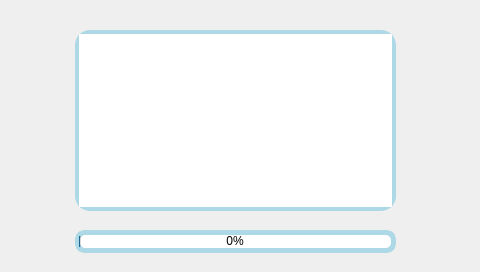
<?xml version="1.0" encoding="UTF-8"?>
<ui version="4.0">
 <class>Widget</class>
 <widget class="QWidget" name="Widget">
  <property name="geometry">
   <rect>
    <x>0</x>
    <y>0</y>
    <width>480</width>
    <height>272</height>
   </rect>
  </property>
  <property name="windowTitle">
   <string>Widget</string>
  </property>
  <widget class="QProgressBar" name="progressBar">
   <property name="geometry">
    <rect>
     <x>75</x>
     <y>230</y>
     <width>321</width>
     <height>23</height>
    </rect>
   </property>
   <property name="styleSheet">
    <string notr="true">border: 5px solid lightblue;border-radius: 10px;</string>
   </property>
   <property name="maximum">
    <number>100</number>
   </property>
   <property name="value">
    <number>0</number>
   </property>
   <property name="alignment">
    <set>Qt::AlignCenter</set>
   </property>
   <property name="orientation">
    <enum>Qt::Horizontal</enum>
   </property>
  </widget>
  <widget class="QListView" name="listView">
   <property name="geometry">
    <rect>
     <x>75</x>
     <y>30</y>
     <width>321</width>
     <height>181</height>
    </rect>
   </property>
   <property name="styleSheet">
    <string notr="true">border: 4px solid lightblue;border-radius: 15px;</string>
   </property>
  </widget>
  <widget class="QLabel" name="label_waring">
   <property name="geometry">
    <rect>
     <x>80</x>
     <y>110</y>
     <width>311</width>
     <height>31</height>
    </rect>
   </property>
   <property name="styleSheet">
    <string notr="true">color:red;
font: 15px</string>
   </property>
   <property name="text">
    <string/>
   </property>
  </widget>
  <widget class="QLabel" name="label_usbpicture">
   <property name="geometry">
    <rect>
     <x>400</x>
     <y>10</y>
     <width>38</width>
     <height>20</height>
    </rect>
   </property>
   <property name="text">
    <string/>
   </property>
  </widget>
 </widget>
 <layoutdefault spacing="6" margin="11"/>
 <resources/>
 <connections/>
</ui>
